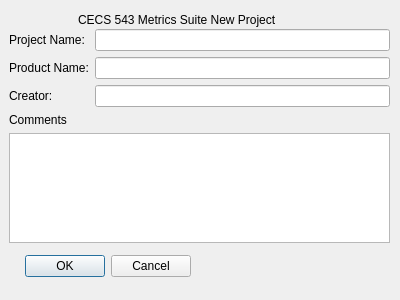
<?xml version="1.0" encoding="UTF-8"?>
<ui version="4.0">
 <class>Dialog</class>
 <widget class="QDialog" name="Dialog">
  <property name="geometry">
   <rect>
    <x>0</x>
    <y>0</y>
    <width>400</width>
    <height>300</height>
   </rect>
  </property>
  <property name="windowTitle">
   <string>CECS 543 Metrics Suite New Project</string>
  </property>
  <widget class="QDialogButtonBox" name="buttonBox">
   <property name="geometry">
    <rect>
     <x>-150</x>
     <y>250</y>
     <width>341</width>
     <height>32</height>
    </rect>
   </property>
   <property name="orientation">
    <enum>Qt::Horizontal</enum>
   </property>
   <property name="standardButtons">
    <set>QDialogButtonBox::Cancel|QDialogButtonBox::Ok</set>
   </property>
  </widget>
  <widget class="QLabel" name="label">
   <property name="geometry">
    <rect>
     <x>78</x>
     <y>10</y>
     <width>251</width>
     <height>20</height>
    </rect>
   </property>
   <property name="text">
    <string>CECS 543 Metrics Suite New Project</string>
   </property>
  </widget>
  <widget class="QWidget" name="formLayoutWidget">
   <property name="geometry">
    <rect>
     <x>9</x>
     <y>29</y>
     <width>381</width>
     <height>214</height>
    </rect>
   </property>
   <layout class="QFormLayout" name="formLayout">
    <item row="0" column="0">
     <widget class="QLabel" name="projectNameLabel">
      <property name="text">
       <string>Project Name:</string>
      </property>
     </widget>
    </item>
    <item row="0" column="1">
     <widget class="QLineEdit" name="projectNameLineEdit"/>
    </item>
    <item row="1" column="0">
     <widget class="QLabel" name="productNameLabel">
      <property name="text">
       <string>Product Name:</string>
      </property>
     </widget>
    </item>
    <item row="1" column="1">
     <widget class="QLineEdit" name="productNameLineEdit"/>
    </item>
    <item row="2" column="0">
     <widget class="QLabel" name="creatorLabel">
      <property name="text">
       <string>Creator:</string>
      </property>
     </widget>
    </item>
    <item row="2" column="1">
     <widget class="QLineEdit" name="creatorLineEdit"/>
    </item>
    <item row="3" column="0">
     <widget class="QLabel" name="commentsLabel">
      <property name="text">
       <string>Comments</string>
      </property>
     </widget>
    </item>
    <item row="4" column="0" colspan="2">
     <widget class="QTextEdit" name="textEdit"/>
    </item>
   </layout>
  </widget>
 </widget>
 <resources/>
 <connections>
  <connection>
   <sender>buttonBox</sender>
   <signal>accepted()</signal>
   <receiver>Dialog</receiver>
   <slot>accept()</slot>
   <hints>
    <hint type="sourcelabel">
     <x>248</x>
     <y>254</y>
    </hint>
    <hint type="destinationlabel">
     <x>157</x>
     <y>274</y>
    </hint>
   </hints>
  </connection>
  <connection>
   <sender>buttonBox</sender>
   <signal>rejected()</signal>
   <receiver>Dialog</receiver>
   <slot>reject()</slot>
   <hints>
    <hint type="sourcelabel">
     <x>316</x>
     <y>260</y>
    </hint>
    <hint type="destinationlabel">
     <x>286</x>
     <y>274</y>
    </hint>
   </hints>
  </connection>
 </connections>
</ui>
